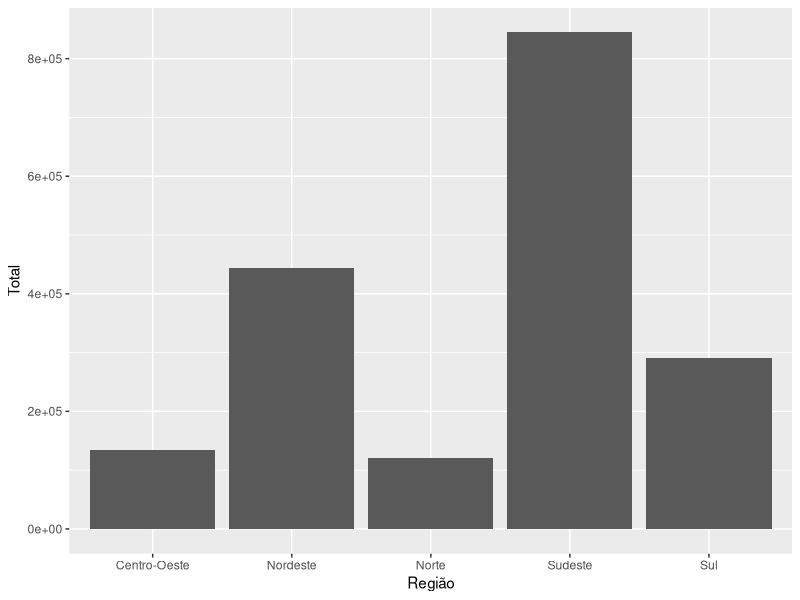
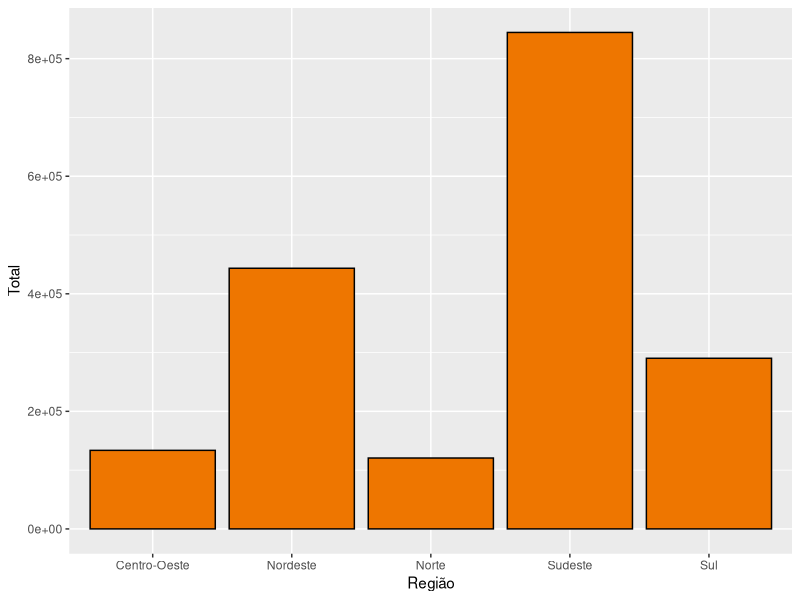
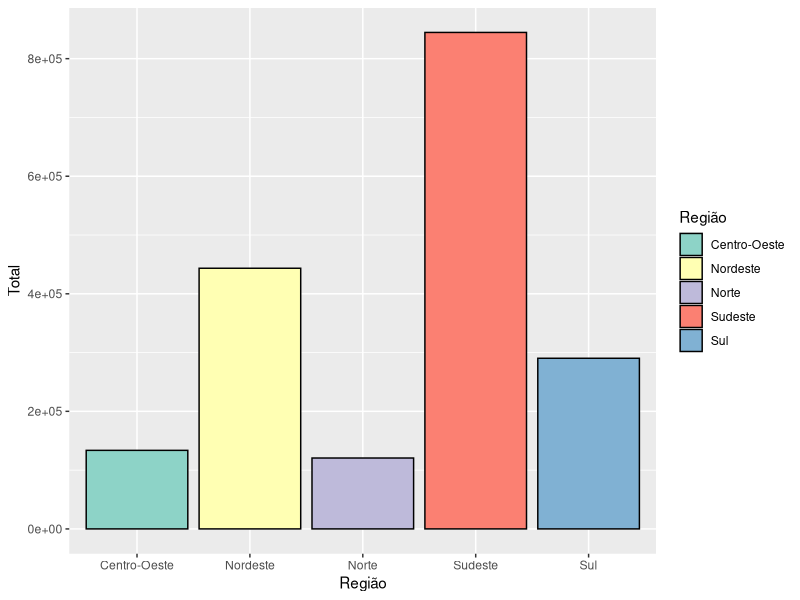
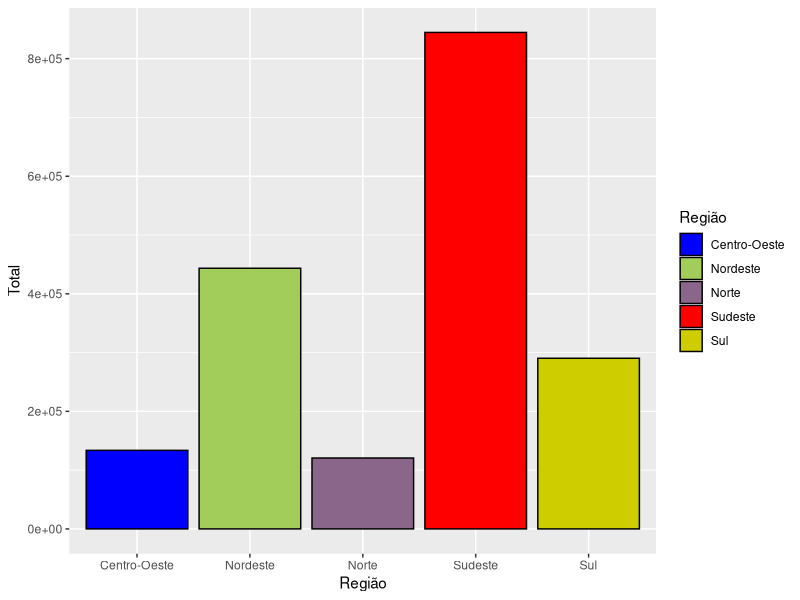
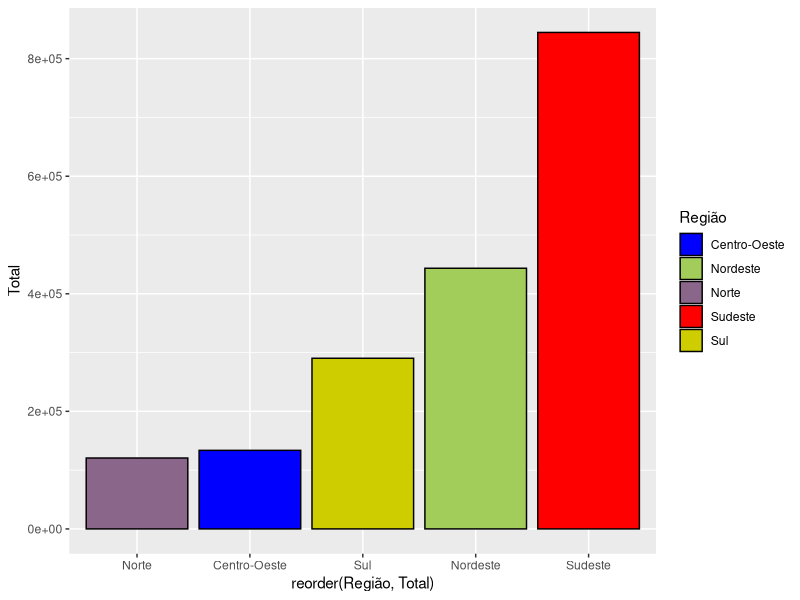
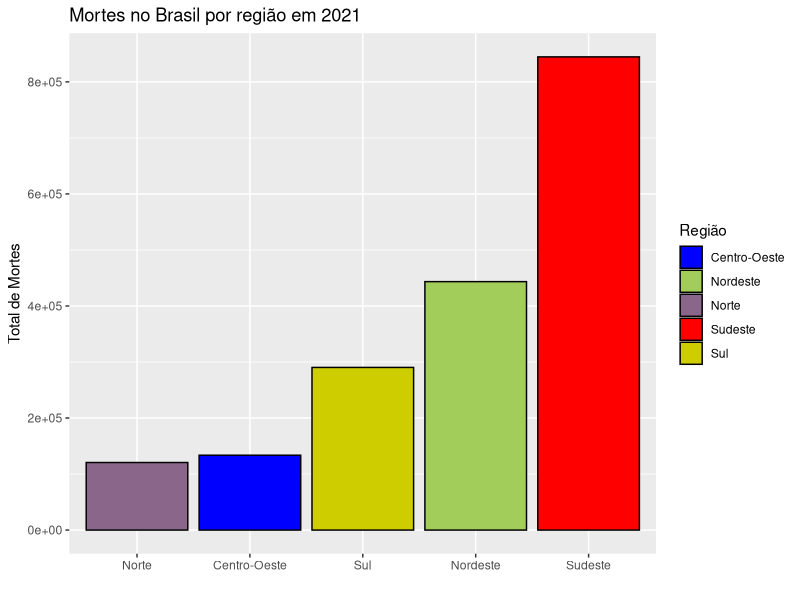
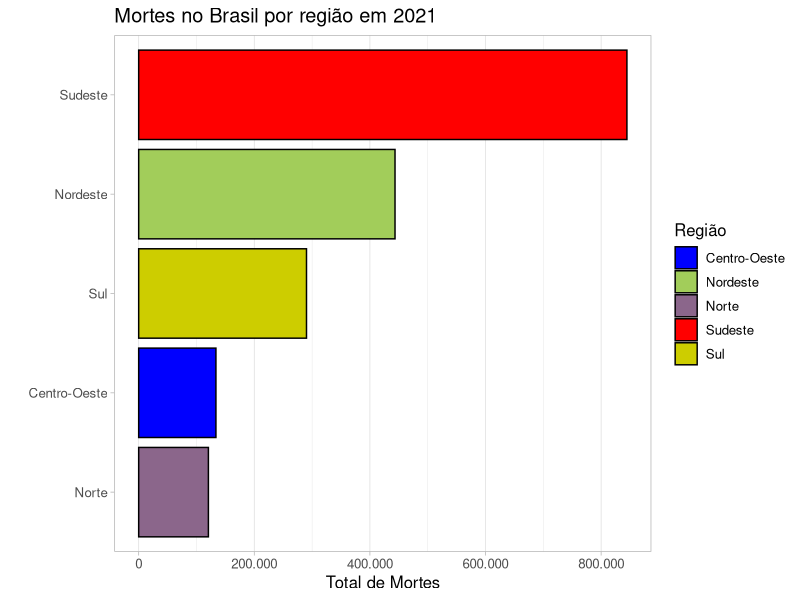

R code for these plots, in order:
# # PPGCOMP - FURG | 23148P - Data Visualization and Exploratory Data Analysis | 02/2024 
# This notebook contains the solution for Task 05 of the course 23148P - Data Visualization and Exploratory Data Analysis - 02/2024 of the Graduate Program in Computing at FURG (PPGCOMP-FURG).

# **Professor:** Dr. Adriano Velasque Werhli.

# **Student:** Vitor Avelaneda.

# * **Contact:** avelaneda.vitor@gmail.com

# The repository with the notebooks can be accessed [here!](https://github.com/vitoravelaneda/23148P-Data_Visualization_and_Exploratory_Data_Analysis-PPGCOMP-FURG)

# ## Solutions:

# **Verify the installation of necessary packages.**

if (!requireNamespace("readr", quietly = TRUE)) install.packages("readr")
if (!requireNamespace("ggplot2", quietly = TRUE)) install.packages("ggplot2")
if (!requireNamespace("RColorBrewer", quietly = TRUE)) install.packages("RColorBrewer")
if (!requireNamespace("scales", quietly = TRUE)) install.packages("scales")

# **Load necessary packages.**

library(readr)
library(ggplot2)
library(RColorBrewer)
library(scales)

# **Reading the Data:**

my.data <- data.frame(read.csv("./data_mortalidade_Regiao.csv"))
linha<-c(6) 
my.data.novo <- my.data[-linha,]

# ### Exercise 1:

ggplot(my.data.novo, aes(x=Região, y=Total)) + 
  geom_bar(stat = "identity")

# ### Exercise 2:

ggplot(my.data.novo, aes(x=Região, y=Total)) + 
  geom_bar(stat = "identity",color="black", fill="darkorange2")

# ### Exercise 3:

ggplot(my.data.novo, aes(x=Região, y=Total, fill=Região)) + 
  geom_bar(stat = "identity",color="black")+
  scale_fill_brewer(palette = "Set3") 

# ### Exercise 4:

ggplot(my.data.novo, aes(x=Região, y=Total, fill=Região)) +
  geom_bar(stat = "identity",color="black") +
    scale_fill_manual(values =c('blue', 'darkolivegreen3', 'plum4', 'red', 'yellow3'))

# ### Exercise 5:

ggplot(my.data.novo, aes(x=reorder(Região, Total), y=Total, fill=Região)) +
  geom_bar(stat = "identity",color="black") +
  scale_fill_manual(values =c('blue', 'darkolivegreen3', 'plum4', 'red', 'yellow3'))

# ### Exercise 7:

ggplot(my.data.novo, aes(x=reorder(Região, Total), y=Total, fill=Região)) +
  geom_bar(stat = "identity",color="black") +
  scale_fill_manual(values =c('blue', 'darkolivegreen3', 'plum4', 'red', 'yellow3'))+
  labs(title= "Mortes no Brasil por região em 2021",x = "", y = "Total de Mortes")

# ### Exercise 8:

ggplot(my.data.novo, aes(x=reorder(Região, Total), y=Total, fill=Região)) +
  geom_bar(stat = "identity",color="black") +
  coord_flip()+
  scale_fill_manual(values =c('blue', 'darkolivegreen3', 'plum4', 'red', 'yellow3'))+
  labs(title= "Mortes no Brasil por região em 2021",x = "", y = "Total de Mortes")+
  scale_y_continuous(labels = comma_format(big.mark = ".",
                                           decimal.mark = ","))+  theme_light()+
  theme(
    text = element_text(size = 12),
    panel.grid.major.y = element_blank(),
    panel.grid.minor.y = element_blank()
    )